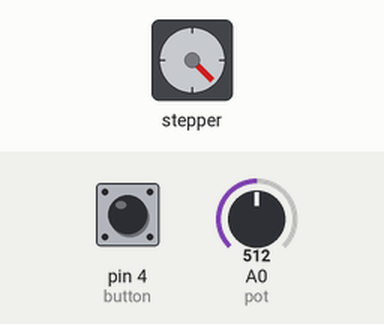
This sketch was run on a simulated Arduino Uno, built with avr-gcc and run on an emulated ATmega328P. On the bench: stepper motor. The test bench sets the inputs (shaded band); at power-on: pin 4 (button) HIGH, A0 (pot) = 512. Stepper angles assume 96 steps per turn.

Above: at 1.25 s.
1.3 s: pin 4 (button) pulled LOW for 3.2 s
At 4.7 s:
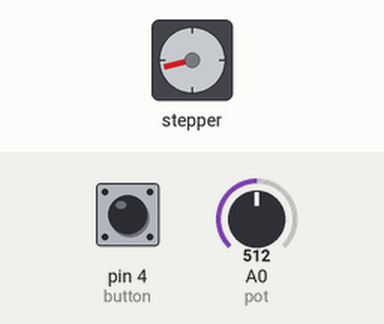
6.6 s: A0 (pot) set to 716
At 6.81 s:
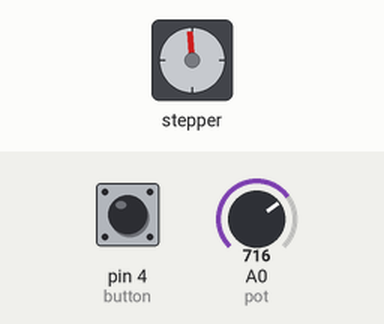
9.6 s: pin 4 (button) pulled LOW for 0.15 s
At 9.76 s:
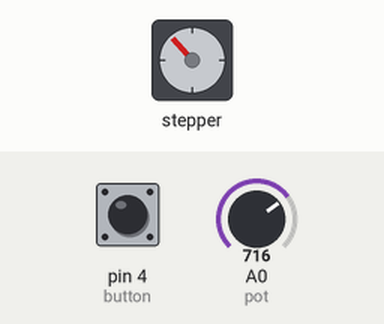
Timing chart, 0 to 18.7 s (numbered marks = the images above; inputs shaded):
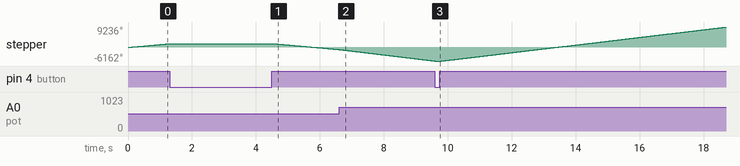

The sketch:

exoplanet_code_motor.ino
```cpp
#include <Stepper.h>

#define STEPS 96

Stepper stepper(STEPS, 8, 10, 9, 11);

const int button =  4; // direction control button is connected to Arduino pin 4
const int pot    = A0; // speed control potentiometer is connected to analog pin 0

void setup()
{
  pinMode(button, INPUT_PULLUP);
}

int direction_ = 1, speed_ = 0;

void loop()
{


  if ( digitalRead(button) == 0 )
    if ( debounce() )
    {
      direction_ *= -1;
      while ( debounce() ) ;
    }


  int val = analogRead(pot);

  if ( speed_ != map(val, 0, 1023, 2, 500) )
  {
    speed_ = map(val, 0, 1023, 2, 500);
    stepper.setSpeed(speed_);
  }

  stepper.step(direction_);

}


bool debounce()
{
  byte count = 0;
  for(byte i = 0; i < 5; i++) {
    if (digitalRead(button) == 0)
      count++;
    delay(10);
  }
  if(count > 2)  return 1;
  else           return 0;

}
```
